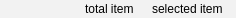
    <widget class="QFrame" name="status">
     <property name="minimumSize">
      <size>
       <width>0</width>
       <height>18</height>
      </size>
     </property>
     <property name="maximumSize">
      <size>
       <width>16777215</width>
       <height>18</height>
      </size>
     </property>
     <property name="styleSheet">
      <string notr="true">QWidget{
padding: 1px 5px 1px 2px;
background-color: #F2F2F2 ;
color: #000000;
border: 1px  #F2F2F2;
}
</string>
     </property>
     <property name="frameShape">
      <enum>QFrame::StyledPanel</enum>
     </property>
     <property name="frameShadow">
      <enum>QFrame::Raised</enum>
     </property>
     <layout class="QHBoxLayout" name="horizontalLayout_4">
      <property name="spacing">
       <number>5</number>
      </property>
      <property name="leftMargin">
       <number>0</number>
      </property>
      <property name="topMargin">
       <number>0</number>
      </property>
      <property name="rightMargin">
       <number>0</number>
      </property>
      <property name="bottomMargin">
       <number>0</number>
      </property>
      <item>
       <widget class="QLabel" name="name">
        <property name="text">
         <string/>
        </property>
       </widget>
      </item>
      <item>
       <widget class="QLabel" name="size">
        <property name="text">
         <string/>
        </property>
       </widget>
      </item>
      <item>
       <spacer name="horizontalSpacer_3">
        <property name="orientation">
         <enum>Qt::Horizontal</enum>
        </property>
        <property name="sizeHint" stdset="0">
         <size>
          <width>40</width>
          <height>20</height>
         </size>
        </property>
       </spacer>
      </item>
      <item>
       <widget class="QLabel" name="totalitem">
        <property name="text">
         <string>total item</string>
        </property>
       </widget>
      </item>
      <item>
       <widget class="QLabel" name="selecteditem">
        <property name="text">
         <string>selected item</string>
        </property>
       </widget>
      </item>
     </layout>
    </widget>
